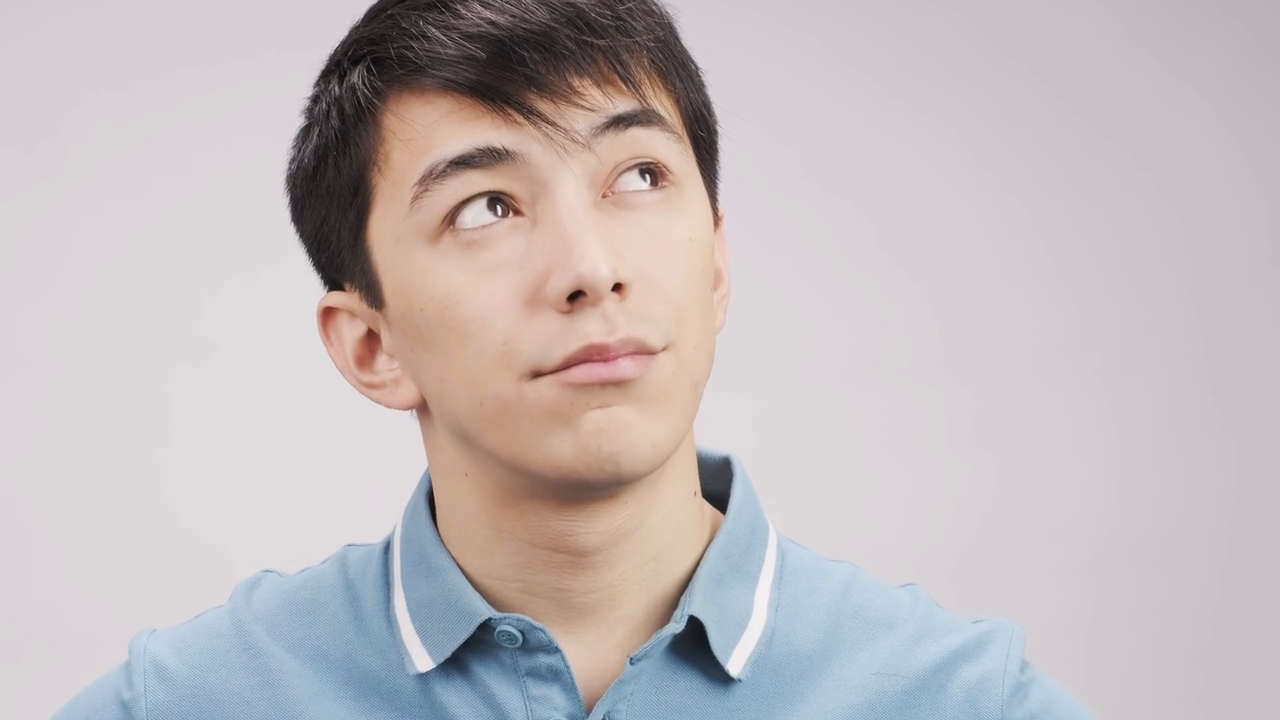
#> input picture frame 72 of mediapipe/express.mp4, 1280 x 720 px, given in place of traffic.mp4, which was not available
$ python color_threshold_detector.py
#> lines starting #> are read from the running program, lines starting #| are printed output that depends on the picture; after the words box and inside, x2 and y2 are one past the last pixel; in counts of white or black regions, pixels touching at a corner belong together; pictures that were not available may be replaced by others from this repository, and a replacement may not be noted
import cv2
import numpy as np

video_path = r"C:\Users\phile\development\ml3dvfx\examples\color_threshold\traffic.mp4"

WIDTH = 800
HEIGHT = 600


def holder(x):
    pass

cv2.namedWindow('Color Thresholds', cv2.WINDOW_NORMAL)

cv2.createTrackbar('min_blue', "Color Thresholds", 0, 255, holder)
#> slider 'min_blue' is set to 51
cv2.createTrackbar('min_green', "Color Thresholds", 0, 255, holder)
#> slider 'min_green' is set to 51
cv2.createTrackbar('min_red', "Color Thresholds", 0, 255, holder)
#> slider 'min_red' is set to 51

cv2.createTrackbar('max_blue', "Color Thresholds", 0, 255, holder)
#> slider 'max_blue' is set to 255
cv2.createTrackbar('max_green', "Color Thresholds", 0, 255, holder)
#> slider 'max_green' is set to 255
cv2.createTrackbar('max_red', "Color Thresholds", 0, 255, holder)
#> slider 'max_red' is set to 255


cap = cv2.VideoCapture(video_path)

while cap.isOpened():
    ret, imageBGR = cap.read()
#> imageBGR is the input picture: shape (720, 1280, 3); mean B, G, R 188.3, 186.4, 193.7
    if not ret:
        break

    imageBGR = cv2.resize(imageBGR, (WIDTH, HEIGHT))
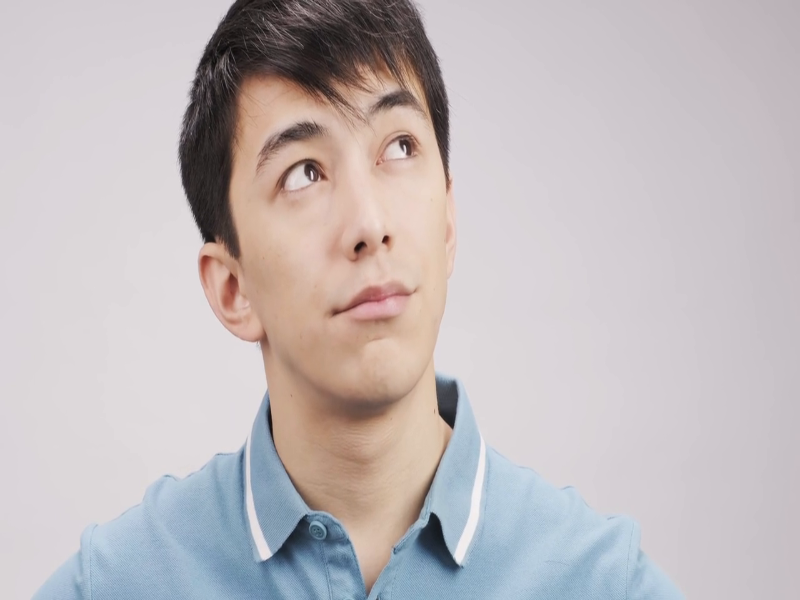
#> imageBGR: shape (600, 800, 3); mean B, G, R 188.2, 186.4, 193.7
    imageHSV = cv2.cvtColor(imageBGR, cv2.COLOR_BGR2HSV)
#> imageHSV: shape (600, 800, 3); mean H, S, V 117.9, 27.2, 199.3

    min_blue = cv2.getTrackbarPos("min_blue", "Color Thresholds")
    min_green = cv2.getTrackbarPos("min_green", "Color Thresholds")
    min_red = cv2.getTrackbarPos("min_red", "Color Thresholds")

    max_blue = cv2.getTrackbarPos("max_blue", "Color Thresholds")
    max_green = cv2.getTrackbarPos("max_green", "Color Thresholds")
    max_red = cv2.getTrackbarPos("max_red", "Color Thresholds")


    mask = cv2.inRange(imageHSV,
                       (min_blue, min_green, min_red),
                       (max_blue, max_green, max_red)
                       )
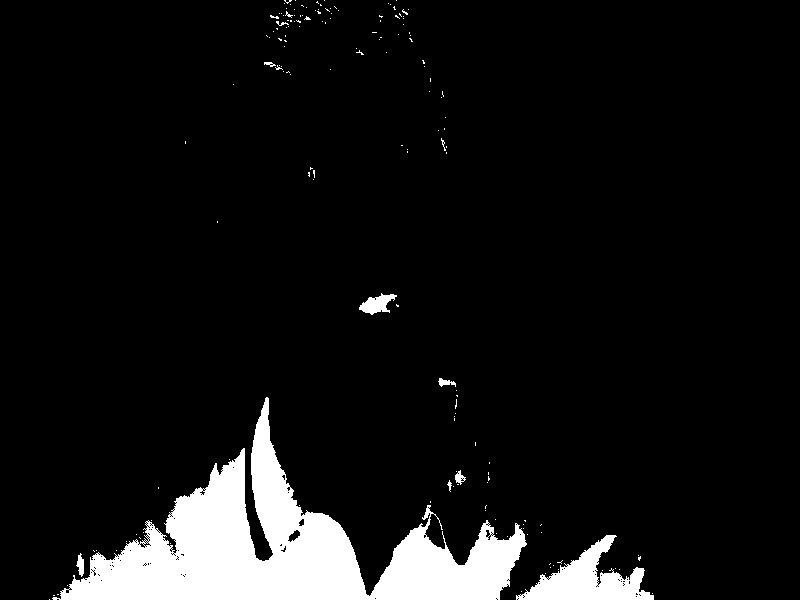
#> mask: shape (600, 800); 8% white; 163 white regions (153 under 20 px)

    cv2.imshow("Binary Mask", mask)

    contours, hierarchy = cv2.findContours(mask, cv2.RETR_TREE, cv2.CHAIN_APPROX_NONE)
#> contours = 365 contours, 354 with area under 20; largest, box (x1, y1, x2, y2) and area: (52, 397, 527, 600) 32537, (516, 535, 654, 600) 3646, (359, 293, 397, 315) 392, (287, 529, 301, 543) 92, (76, 553, 84, 577) 89
    contours = sorted(contours, key=cv2.contourArea, reverse=True)

    if contours:
        for contour in contours[:15]: #can increase contour number
            (x_min, y_min, box_width, box_height) = cv2.boundingRect(contour)
            cv2.rectangle(imageBGR, (x_min - 15, y_min - 15),
                         (x_min + box_width + 15, y_min + box_height + 15),
                         (0,255,0), 3)

            label = "Detected Object"
            cv2.putText(imageBGR, label, (x_min - 5, y_min - 25),
                       cv2.FONT_HERSHEY_SIMPLEX, 1.0, (0,255,0), 2)
#> this loop made 15 passes
#> (x_min, y_min, box_width, box_height) on passes 1 to 12: (52, 397, 475, 203), (516, 535, 138, 65), (359, 293, 38, 22), (287, 529, 14, 14), (76, 553, 8, 24), (455, 470, 11, 15), (438, 378, 18, 9), (298, 518, 7, 9), (485, 529, 6, 9), (264, 62, 12, 5), (280, 545, 7, 8), (139, 542, 7, 7)
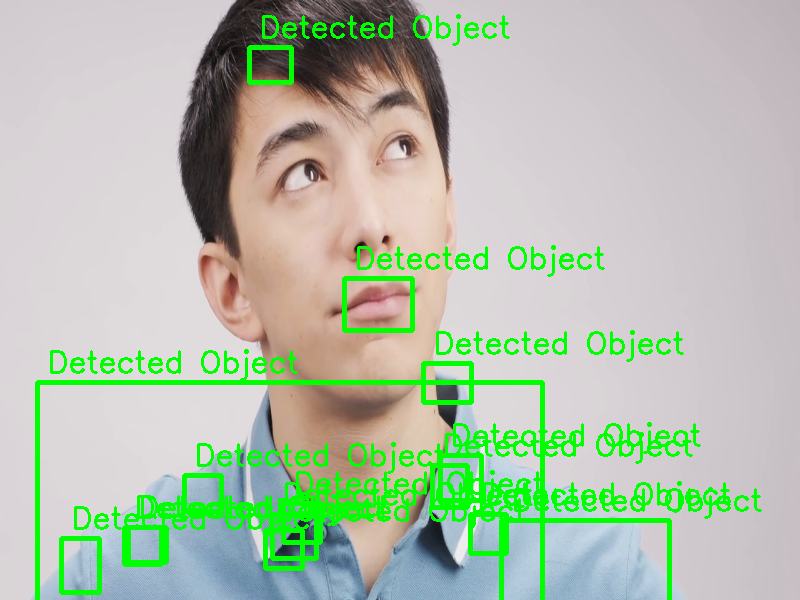
#> imageBGR: shape (600, 800, 3); 8.25% of pixels changed, all inside (x1, y1, x2, y2) = (35, 14, 762, 600)

    cv2.imshow("Original", imageBGR)

    if cv2.waitKey(75) & 0xFF == ord('q'):  # can slow down
#> (key q is pressed here)
        break


cap.release()
cv2.destroyAllWindows()

$ run again, starting later in the video
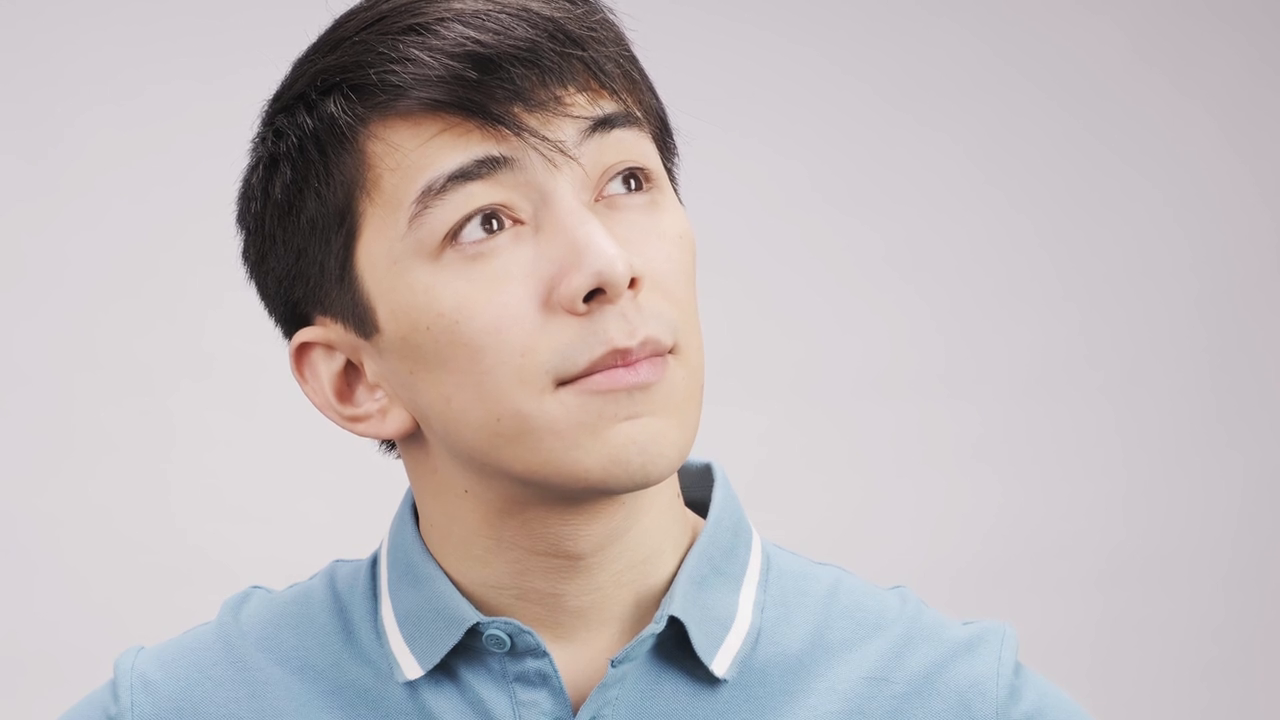
#> input picture frame 327 of mediapipe/express.mp4, 1280 x 720 px, given in place of traffic.mp4, which was not available
#> imageBGR is the input picture: shape (720, 1280, 3); mean B, G, R 186, 184.2, 191.8
#> imageHSV: shape (600, 800, 3); mean H, S, V 118.1, 27.1, 197
#> `mask = cv2.inRange(imageHSV, (min_blue, min_green, min_red), (max_blue..`:
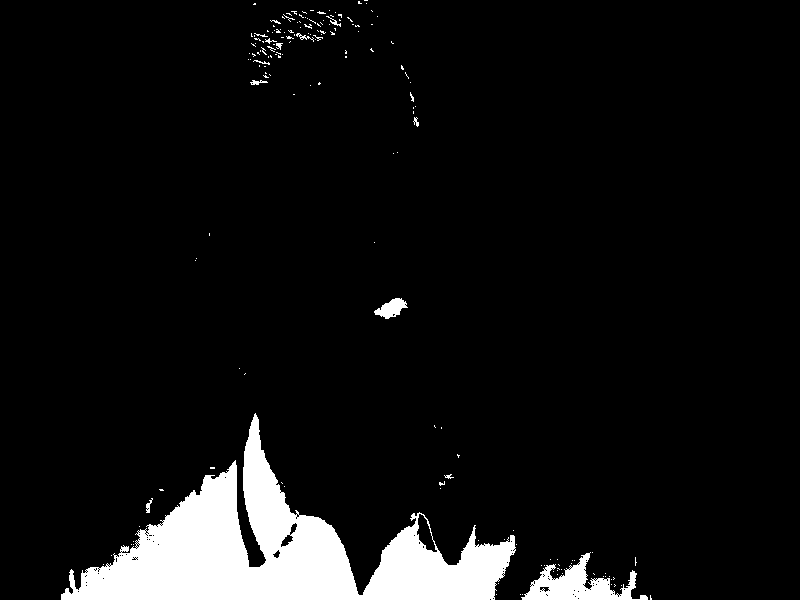
#> mask: shape (600, 800); 7.2% white; 168 white regions (155 under 20 px)
#> contours = 336 contours, 325 with area under 20; largest, box (x1, y1, x2, y2) and area: (61, 413, 516, 600) 30696, (521, 552, 648, 600) 2336, (416, 513, 438, 553) 412, (374, 298, 408, 319) 352, (280, 534, 294, 548) 94
#> the loop `for contour in contours[:15]:` made 15 passes
#> (x_min, y_min, box_width, box_height) on passes 1 to 8: (61, 413, 455, 187), (521, 552, 127, 48), (416, 513, 22, 40), (374, 298, 34, 21), (280, 534, 14, 14), (289, 522, 9, 14), (272, 549, 9, 10), (539, 586, 11, 7)
#> after the loop `for contour in contours[:15]:`:
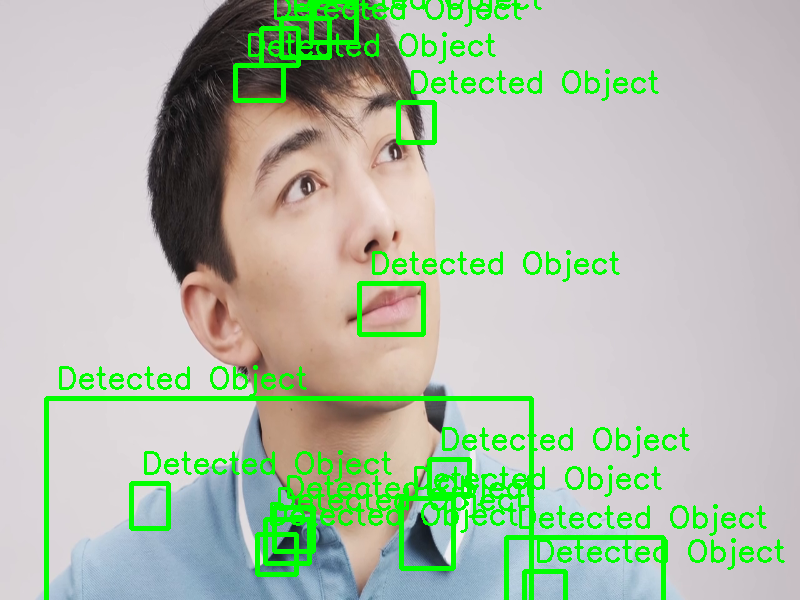
#> imageBGR: shape (600, 800, 3); mean B, G, R 171.6, 190.6, 177.3

$ run again, starting later in the video
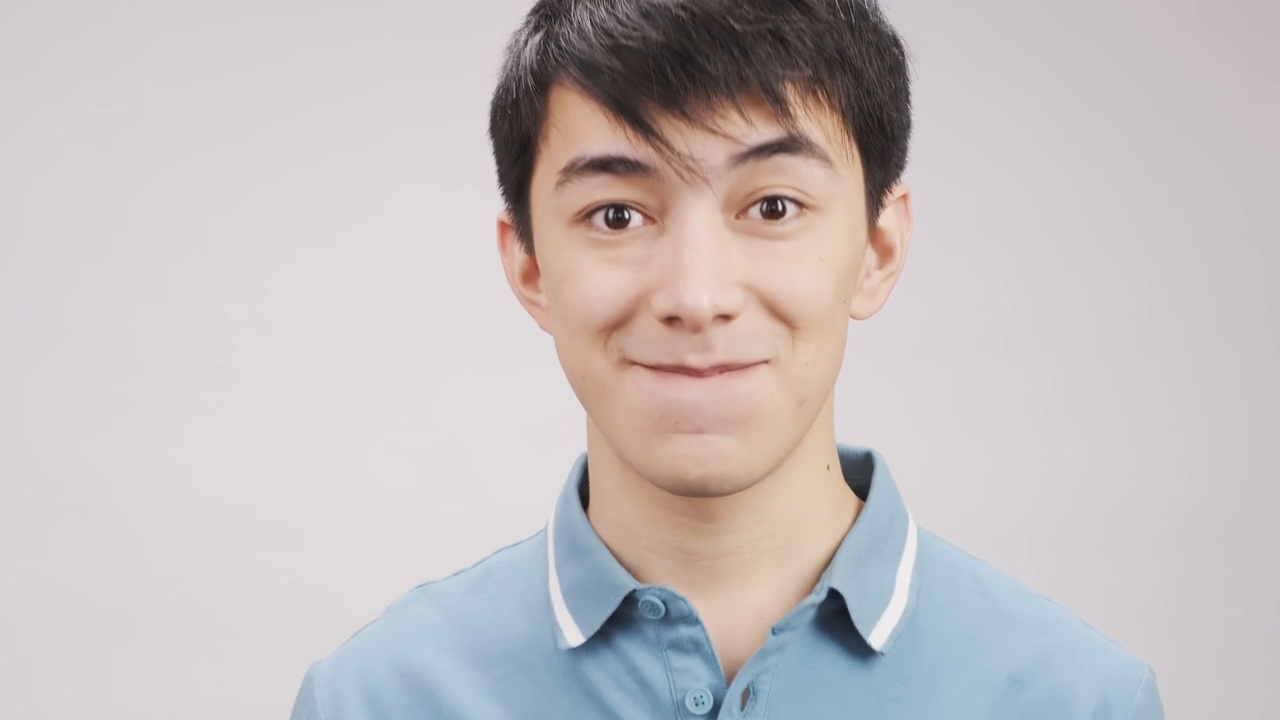
#> input picture frame 582 of mediapipe/express.mp4, 1280 x 720 px, given in place of traffic.mp4, which was not available
#> imageBGR is the input picture: shape (720, 1280, 3); mean B, G, R 192.3, 190.3, 197.1
#> imageHSV: shape (600, 800, 3); mean H, S, V 121.5, 24.9, 202.4
#> `mask = cv2.inRange(imageHSV, (min_blue, min_green, min_red), (max_blue..`:
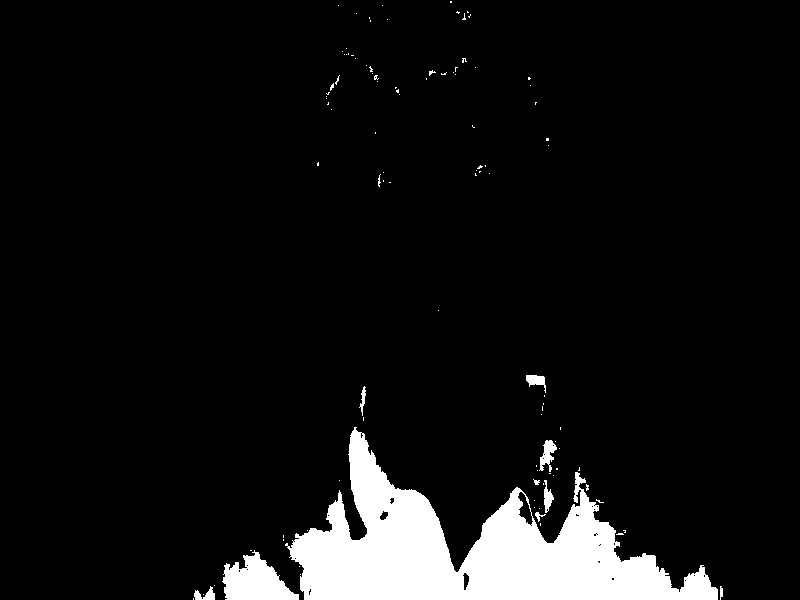
#> mask: shape (600, 800); 7.3% white; 103 white regions (92 under 20 px)
#> contours = 137 contours, 125 with area under 20; largest, box (x1, y1, x2, y2) and area: (285, 427, 718, 600) 30960, (222, 550, 299, 600) 2148, (517, 491, 534, 526) 268, (539, 440, 557, 472) 238, (526, 375, 546, 393) 150
#> the loop `for contour in contours[:15]:` made 15 passes
#> (x_min, y_min, box_width, box_height) on passes 1 to 8: (285, 427, 433, 173), (222, 550, 77, 50), (517, 491, 17, 35), (539, 440, 18, 32), (526, 375, 20, 18), (544, 480, 10, 33), (194, 586, 21, 14), (462, 572, 8, 19)
#> after the loop `for contour in contours[:15]:`:
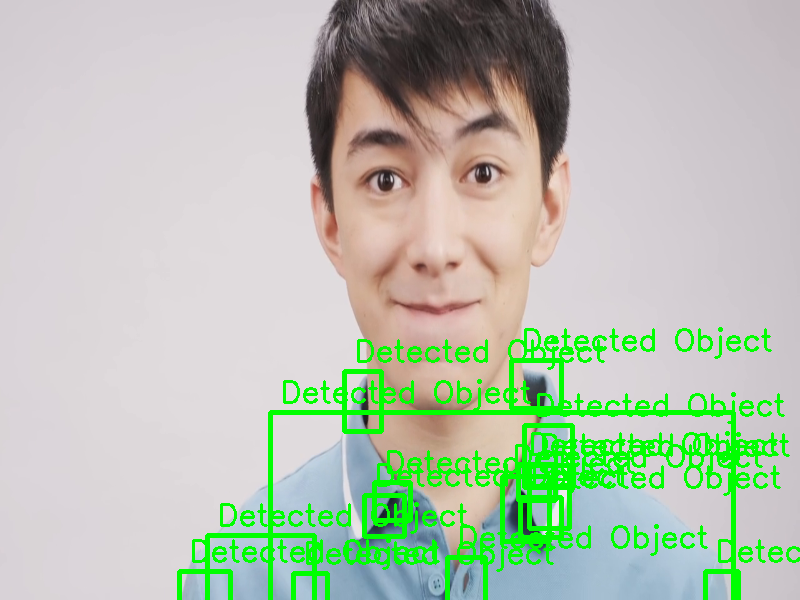
#> imageBGR: shape (600, 800, 3); mean B, G, R 177.6, 195.6, 183.1
